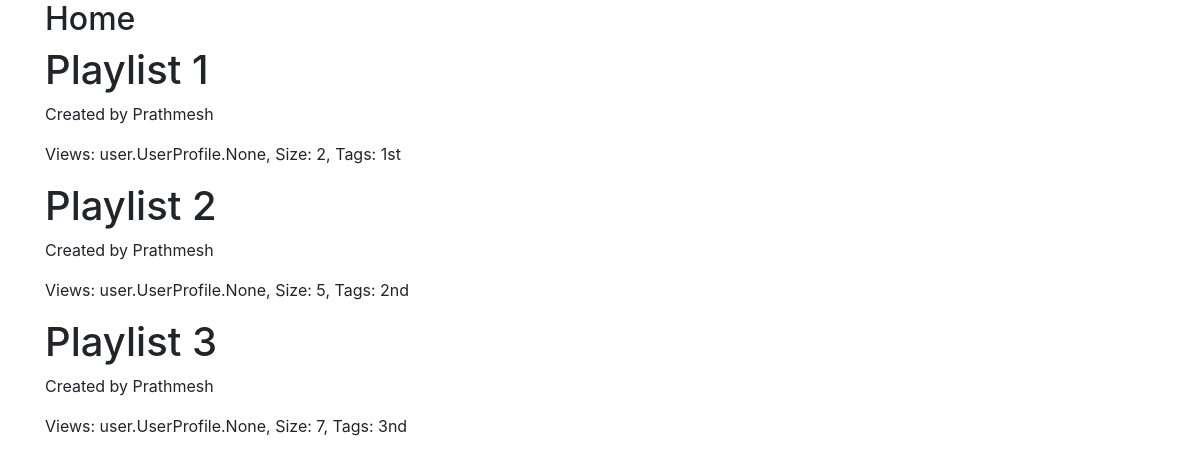
The page /video/ on the database its author committed.
### video/models.py (models this page shows, shortened)
class Playlist(models.Model):
    creator=models.ForeignKey(UserProfile, on_delete=models.CASCADE, related_name='created_playlist')
    name=models.CharField(max_length=100)
    viewed_by=models.ManyToManyField(UserProfile, related_name="viewed_playlists")
    size=models.IntegerField()
    Tags=models.CharField(max_length=100)

### user/models.py (models this page shows, shortened)
class UserProfile(AbstractBaseUser):
    first_name = models.CharField(max_length=250)
    last_name = models.CharField(max_length=250, null=True, blank=True, default=None)
    email = models.EmailField(unique=True)
    mob_no = PhoneField(default=0000000000)
    prof_pic = models.ImageField(upload_to='prof_pics/', default=None)
    date_joined = models.DateTimeField(verbose_name='date joined', auto_now_add=True)
    last_login = models.DateTimeField(verbose_name='last joined', auto_now_add=True)
    is_admin = models.BooleanField(default=False)
    is_active = models.BooleanField(default=True)
    is_staff = models.BooleanField(default=False)
    is_superuser = models.BooleanField(default=False)
    USERNAME_FIELD = 'email'
    REQUIRED_FIELDS = ['first_name', 'mob_no']
    objects = UserManager()
    def __str__(self):
        return self.first_name

### video/views.py (the view)
# urls.py: 2. Add a URL to urlpatterns:  path('', views.home, name='home')
def home(request):
    context = {
        'playlists': Playlist.objects.all()
    }
    return render(request, 'video/home.html', context)

### video/templates/video/home.html
{% extends 'video/base.html' %}
{% block content %}
    <h2>Home </h2>
    {% for playlist in playlists %}
        <h1> {{ playlist.name }} </h1>
        <p> Created by {{ playlist.creator }} </p>
        <p> Views: {{ playlist.viewed_by }}, Size: {{ playlist.size }}, Tags: {{ playlist.Tags }} </p>
    {% endfor %}
{% endblock content %}

### rows shown on the page
Playlist: name "Playlist 1", creator "Prathmesh", viewed_by "user.UserProfile.None", size "2", Tags "1st"
Playlist: name "Playlist 2", creator "Prathmesh", viewed_by "user.UserProfile.None", size "5", Tags "2nd"
Playlist: name "Playlist 3", creator "Prathmesh", viewed_by "user.UserProfile.None", size "7", Tags "3nd"
